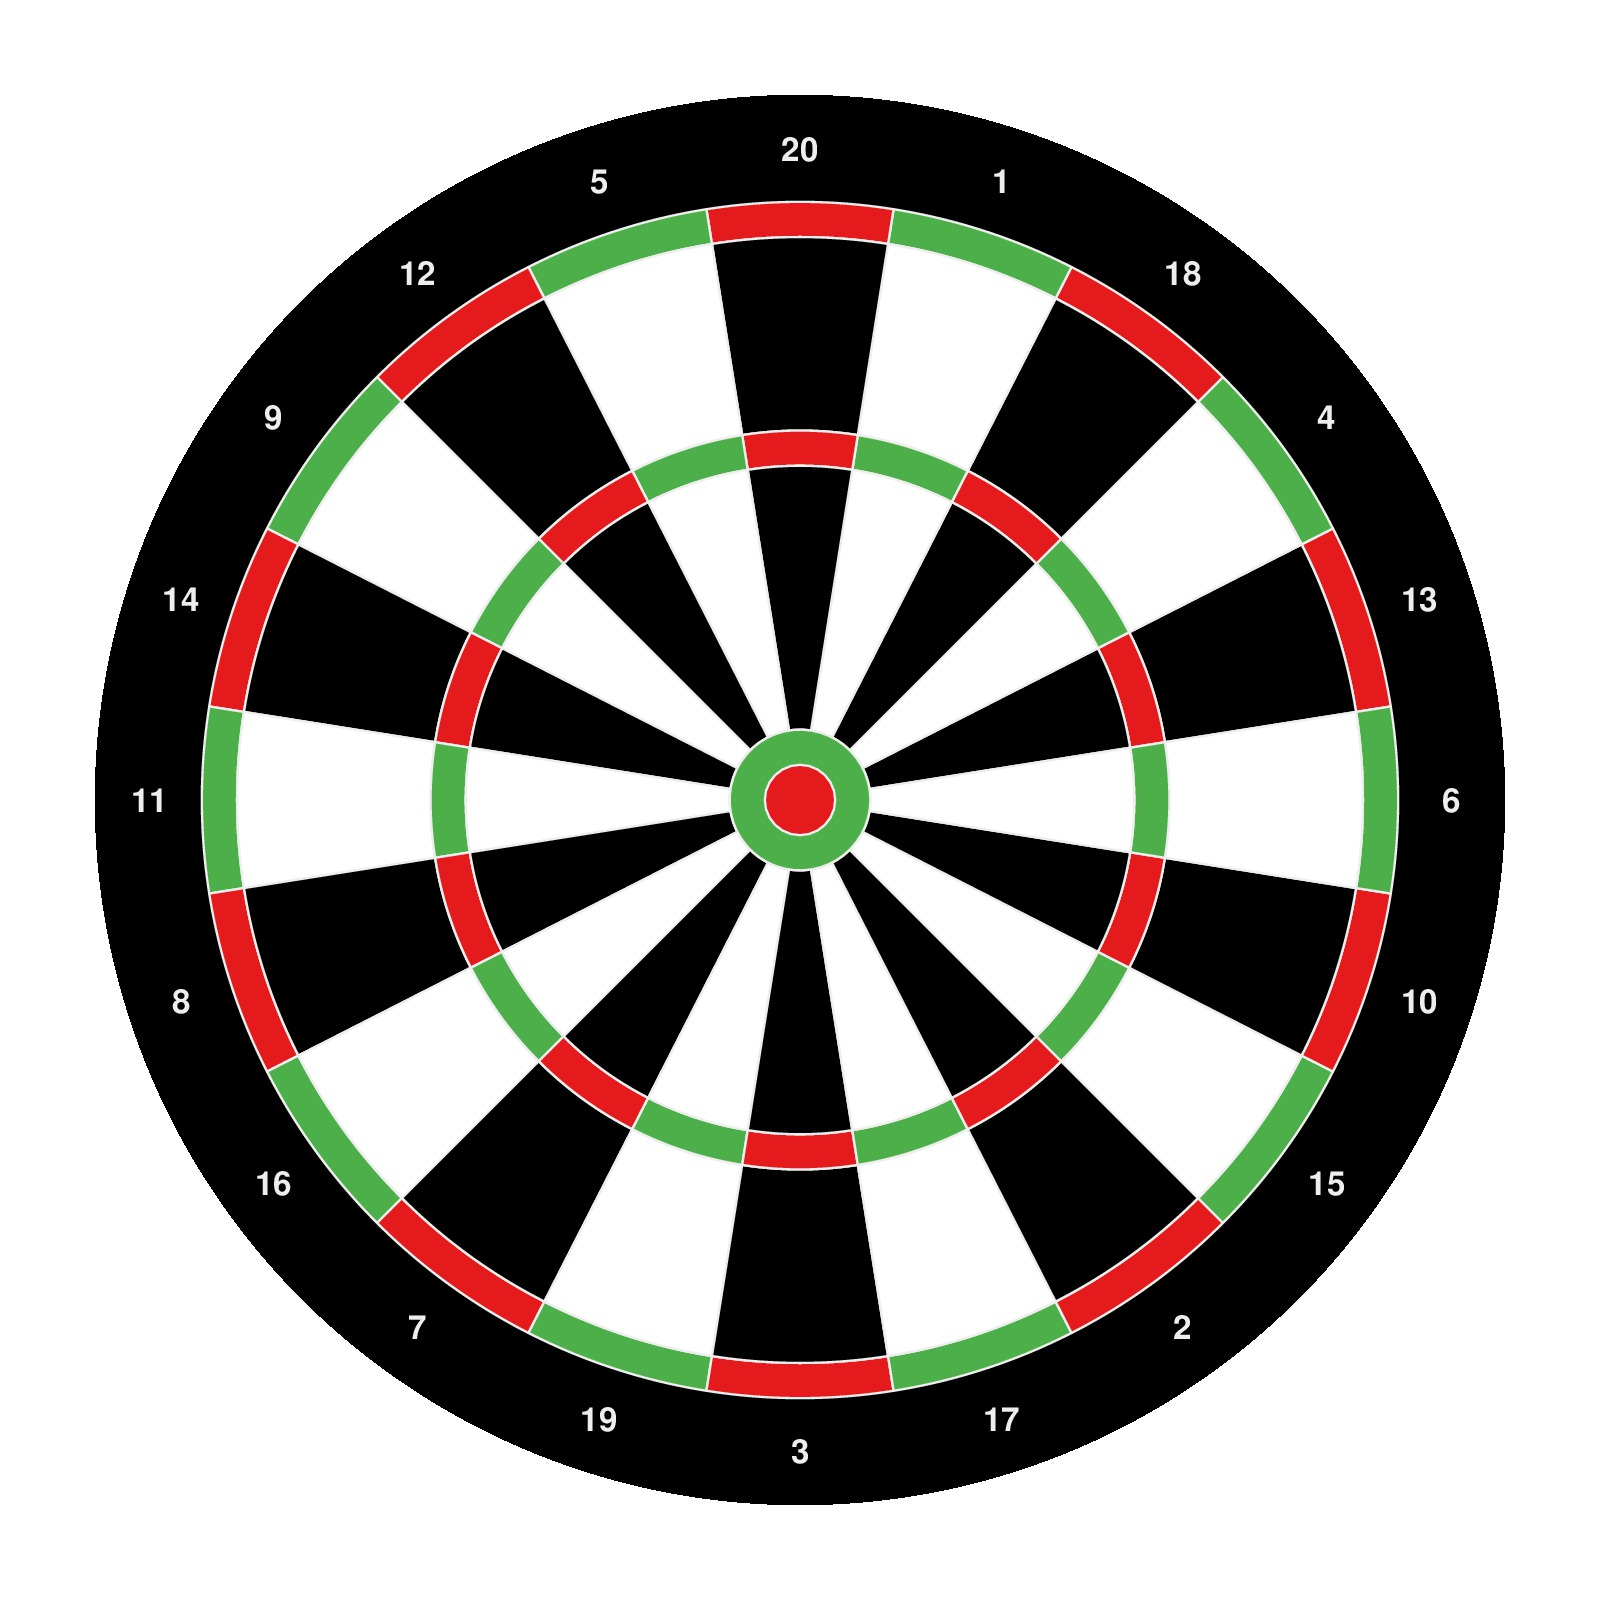

Generate this figure with R:
library(circlize)

factors = 1:20
circos.par("gap.degree" = 0, "cell.padding" = c(0, 0, 0, 0),
    start.degree = 360/40, track.margin = c(0, 0), "clock.wise" = FALSE)
circos.initialize(factors = factors, xlim = c(0, 1))
circos.trackPlotRegion(ylim = c(0, 1), factors = factors, bg.col = "black",
    track.height = 0.15)
circos.trackText(rep(0.5, 20), rep(0.5, 20),
    labels = c(13, 4, 18, 1, 20, 5, 12, 9, 14, 11, 8, 16, 7, 19, 3, 17, 2, 15, 10, 6),
    factors = factors, col = "#EEEEEE", font = 2,
    facing = "downward")
circos.trackPlotRegion(ylim = c(0, 1), factors = factors,
    bg.col = rep(c("#E41A1C", "#4DAF4A"), 10), bg.border = "#EEEEEE", 
    track.height = 0.05)
circos.trackPlotRegion(ylim = c(0, 1), factors = factors,
    bg.col = rep(c("black", "white"), 10), bg.border = "#EEEEEE", 
    track.height = 0.275)
circos.trackPlotRegion(ylim = c(0, 1), factors = factors,
    bg.col = rep(c("#E41A1C", "#4DAF4A"), 10), bg.border = "#EEEEEE",
    track.height = 0.05)
circos.trackPlotRegion(ylim = c(0, 1), factors = factors, 
    bg.col = rep(c("black", "white"), 10), bg.border = "#EEEEEE",
    track.height = 0.375)
draw.sector(center = c(0, 0), start.degree = 0, end.degree = 360,
    rou1 = 0.1, col = "#4DAF4A", border = "#EEEEEE")
draw.sector(center = c(0, 0), start.degree = 0, end.degree = 360,
    rou1 = 0.05, col = "#E41A1C", border = "#EEEEEE")

circos.clear()
